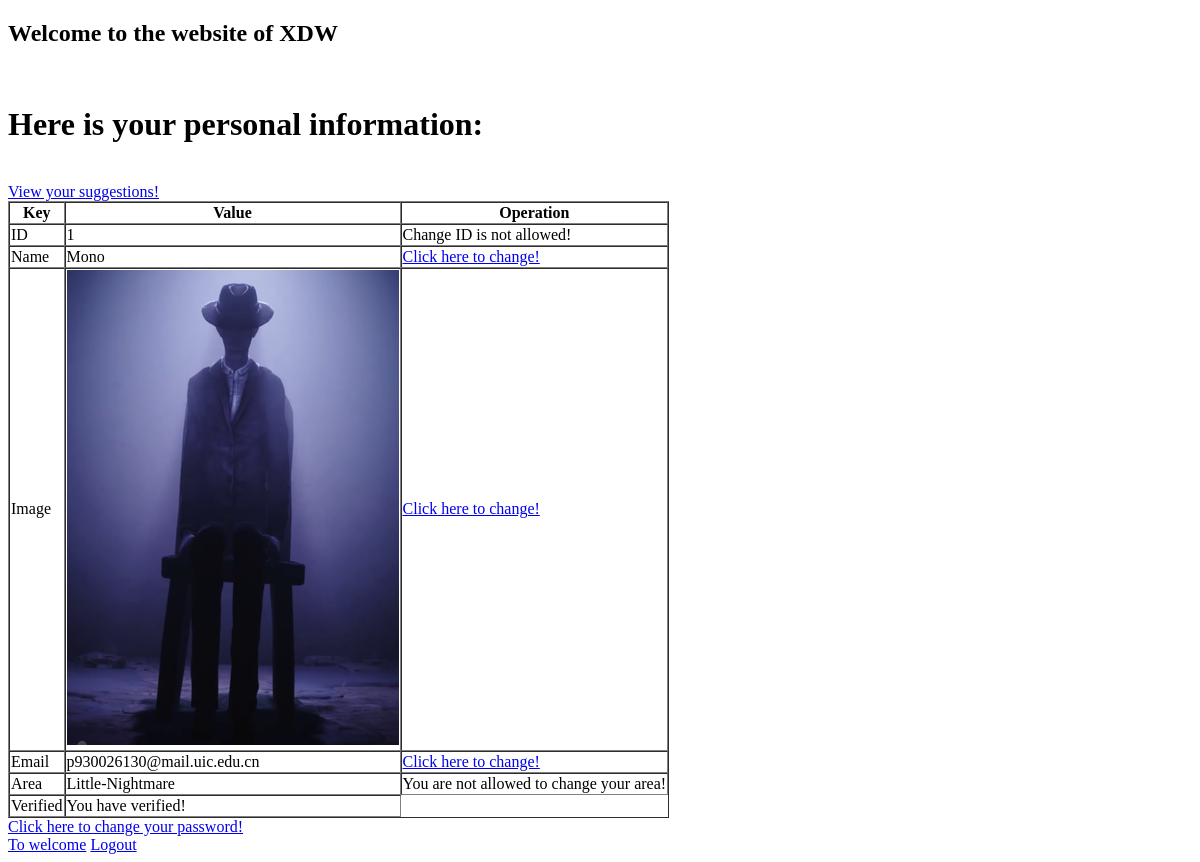
Before: /USFP/CommonUser/userInfor/ (signed in) with the older database file.
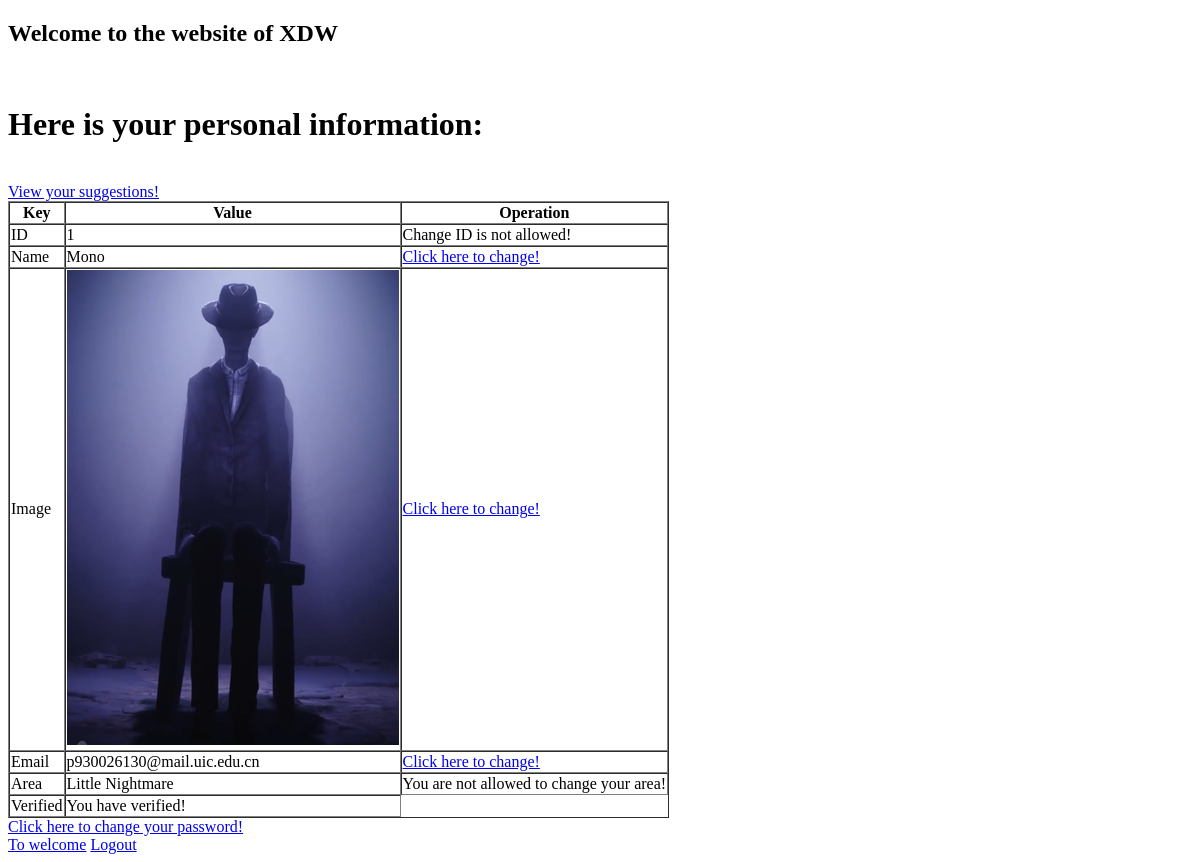
After: the same page with the newer database file.
### USFP/models.py (models this page shows, shortened)
class CommonUser(models.Model):
    commonUserID = models.AutoField(primary_key=True, )
    commonUserName = models.CharField(max_length=20, null=False, blank=False)
    commonUserEmail = models.EmailField(null=True, blank=True)
    commonUserImage = models.ImageField(upload_to="userImage", null=False, blank=False)
    commonUserPassword = models.CharField(max_length=20, null=False, blank=False)
    isDelete = models.BooleanField(blank=False, null=False, default=False)
    deleteDate = models.DateTimeField(blank=True, null=True)
    area = models.ForeignKey(Area, on_delete=models.CASCADE, null=False, blank=False,
                             related_name="CommonUser")
    object = ReDefinedManager()
    objects = models.Manager()
    class Meta:
        db_table = 'CommonUser'
    def isVerified(self):
        try:
            self.VerifiedUser
            return True
        except:
            return False

class Area(models.Model):
    areaID = models.AutoField(primary_key=True, )
    areaName = models.CharField(max_length=20, null=False, blank=False, unique=True)
    areaStart = models.DateTimeField(auto_now_add=True, null=False, blank=False)
    isDelete = models.BooleanField(null=False, blank=False, default=False)
    deleteDate = models.DateTimeField(blank=True, null=True)
    object = ReDefinedManager()
    objects = models.Manager()
    class Meta:
        db_table = 'Area'

### USFP/commonUser.py (the view)
# urls.py: url(r'^CommonUser/userInfor/userViewSuggestions/#num=(?P<num>\d*)$', commonUser.userViewSuggestions,
def userInfor(request):
    user = CommonUser.objects.get(commonUserID=request.session['commonUserID'])
    if user.isVerified():
        return render(request, "CommonUser/userInfor.html",
                      {"user": user, 'verified': 1})
    else:
        return render(request, "CommonUser/userInfor.html",
                      {"user": user, 'verified': 0})

### templates/CommonUser/userInfor.html (shortened to what this page needs)
<!DOCTYPE html>
<html lang="en">
<head>
    <link rel="stylesheet" type="text/css" href="/static/CommonUser/userInfor.css">
</head>
<body>
<h2>Welcome to the website of XDW</h2>
<br>
<h1>Here is your personal information:</h1>
<br>
<a href="{% url 'USFP:userViewSuggestions' 1 %}">View your suggestions!</a>
<table border="1" cellspacing="0">
    <tr>
        <th>Key</th>
        <th>Value</th>
        <th>Operation</th>
    </tr>
    <tr>
        <td>ID</td>
        <td>{{ user.commonUserID }}</td>
        <td>Change ID is not allowed!</td>
    </tr>
    <tr>
        <td>Name</td>
        <td>{{ user.commonUserName }}</td>
        <td><a href="{% url 'USFP:userChangeInfor' 'Name' %}">Click here to change!</a></td>
    </tr>
    <tr>
        <td>Image</td>
        <td><img src="/media/{{ user.commonUserImage }}"/></td>
        <td><a href="{% url 'USFP:userChangeInfor' 'Image' %}">Click here to change!</a></td>
    </tr>
    <tr>
        <td>Email</td>
        <td>{{ user.commonUserEmail }}</td>
        <td><a href="{% url 'USFP:userChangeInfor' 'EmailAdd' %}">Click here to change!</a></td>
    </tr>
    <tr>
        <td>Area</td>
        <td>{{ user.area.areaName }}</td>
        <td>You are not allowed to change your area!</td>
    </tr>
    <tr>
        <td>Verified</td>
        {% ifequal verified 1%}
           <td>You have verified!</td>
        {% else %}
            <td>You haven't verified! But you can verify through using UIC email.</td>
        {% endifequal %}
    </tr>
</table>
<a href="{% url 'USFP:userChangeInfor' 'Password' %}">Click here to change your password!</a><br>
<a href="{% url 'welcome' %}">To welcome</a>
<a href="{% url 'welcome' 1 %}">Logout</a>
</body>
</html>

Changed rows visible on the page:
changed through a linked row, CommonUser "Mono": area.areaName "Little-Nightmare" → "Little Nightmare"
